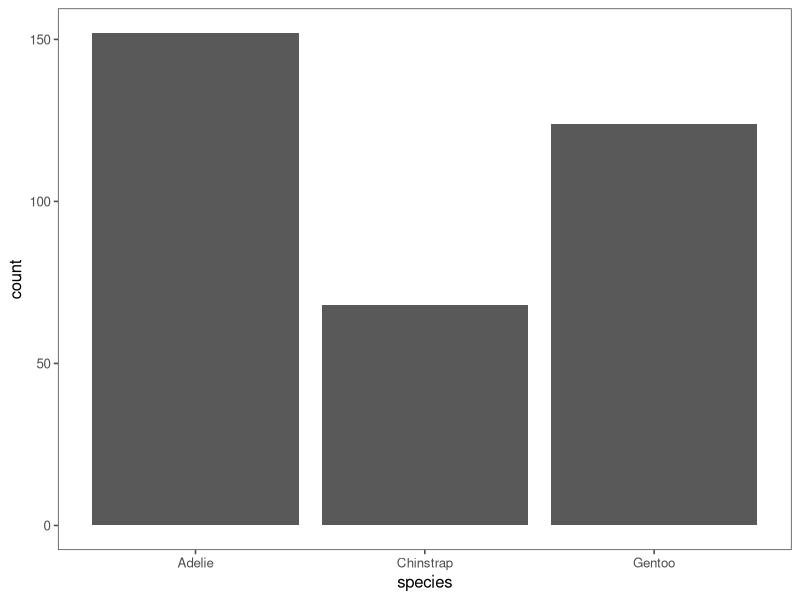
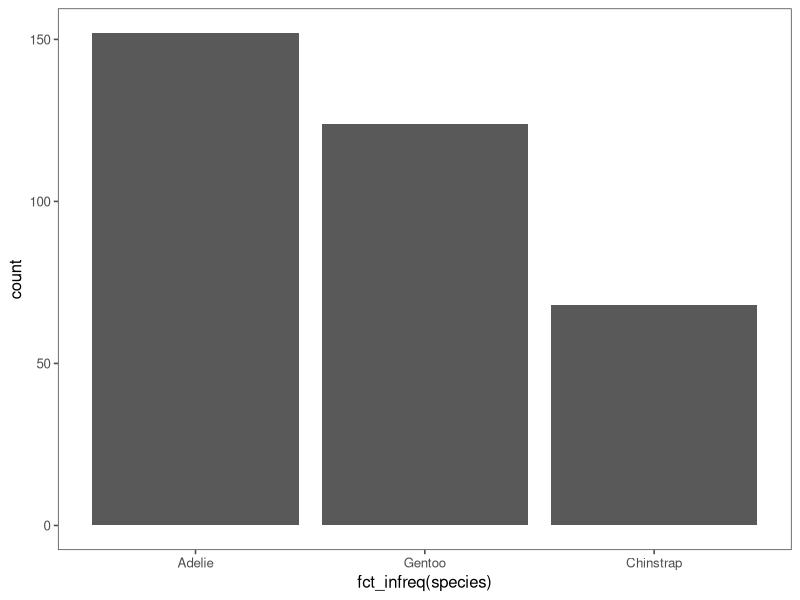
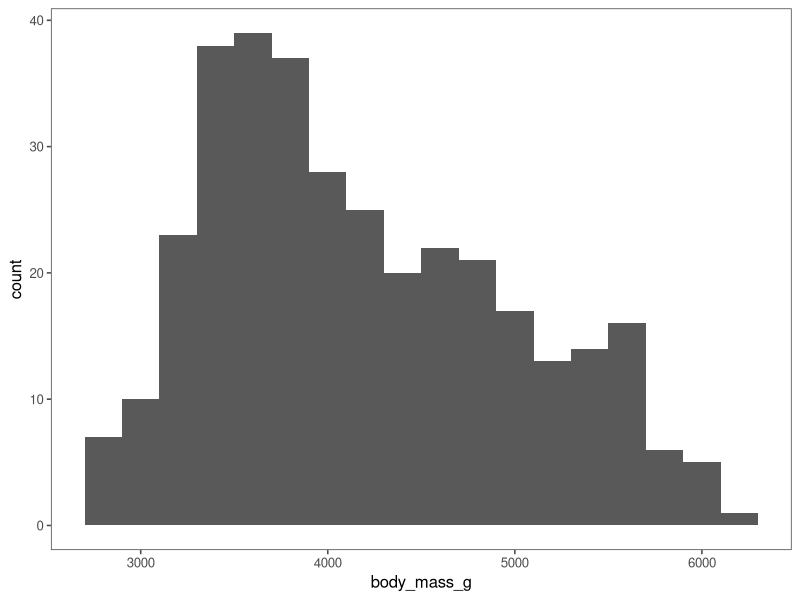
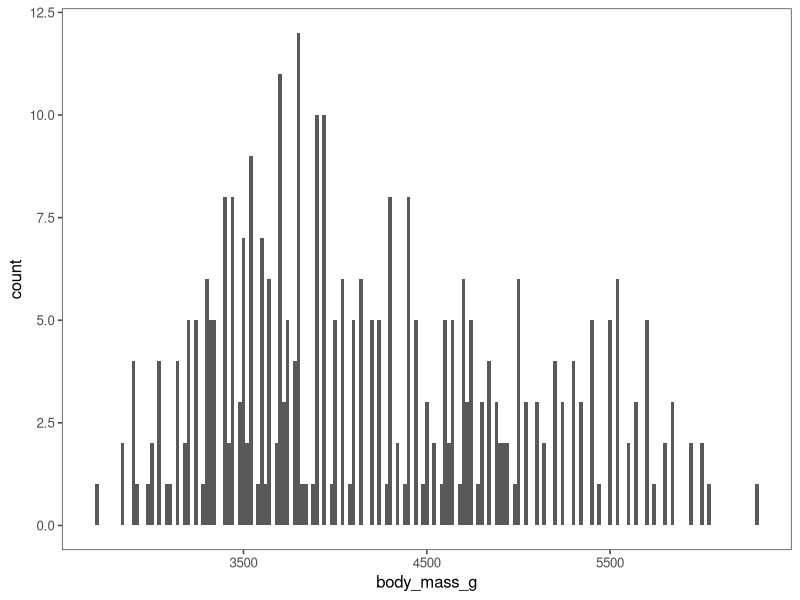
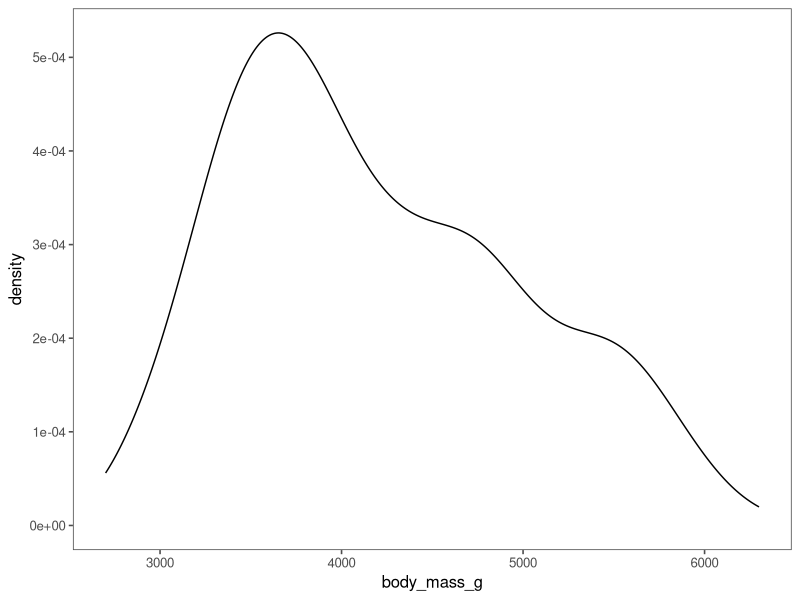
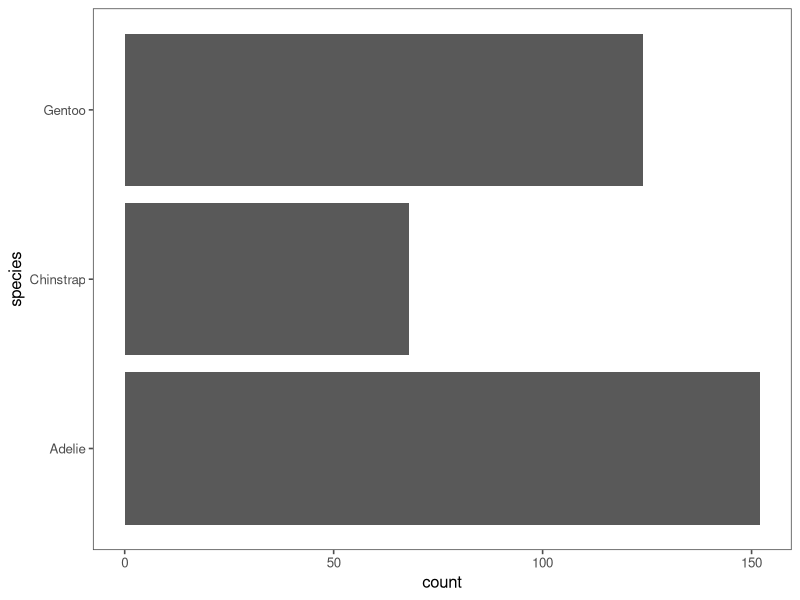
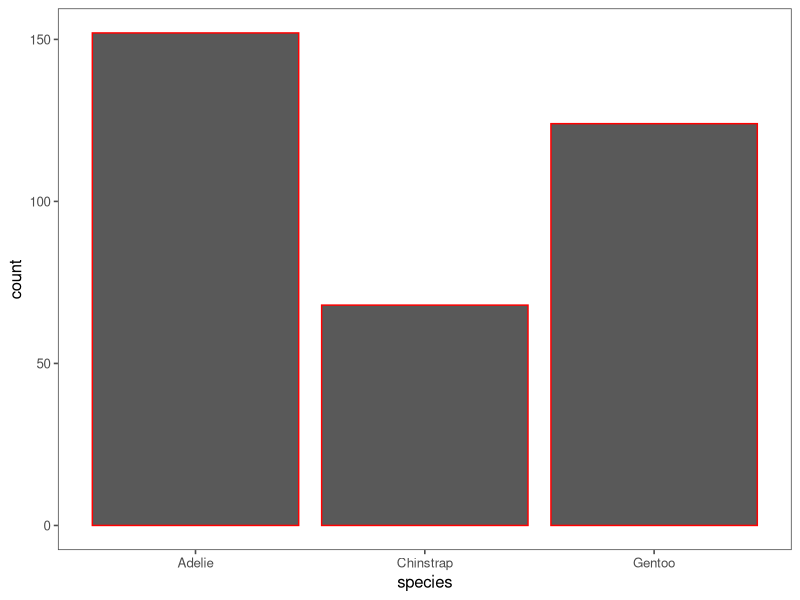
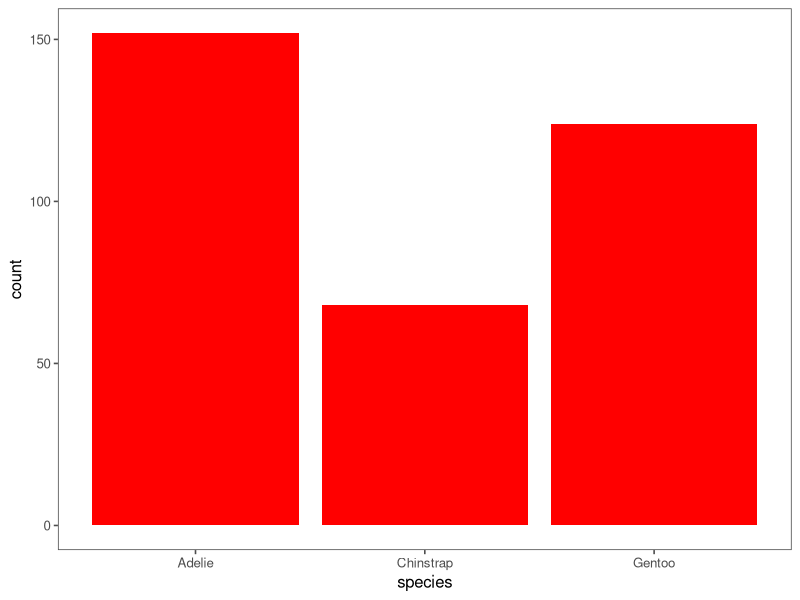

These charts were generated, in order, by the following R code:
## ---- chunk 1
knitr::opts_chunk$set(tidy = TRUE
                  , fig.width = 4, fig.height = 3
                  , fig.align='center')
## ---- chunk 2
library(ggplot2)
library(ggthemes)

cggplot <- function(...) {
  ggplot(...) +
    scale_color_colorblind()
}

theme_set(theme_few())
set.seed(123)
## ---- chunk 3
library(tidyverse)
library(palmerpenguins)
## ---- chunk 4
glimpse(penguins)
## ---- chunk 5
cggplot(penguins, aes(x = species)) +
  geom_bar()
## ---- chunk 6
cggplot(penguins, aes(x = fct_infreq(species))) +
  geom_bar()
## ---- chunk 7
cggplot(penguins, aes(x = body_mass_g)) +
  geom_histogram(binwidth = 200)
## ---- chunk 8
cggplot(penguins, aes(x = body_mass_g)) +
  geom_histogram(binwidth = 20)
## ---- chunk 9
cggplot(penguins, aes(x = body_mass_g)) + geom_density()
## ---- chunk 10
cggplot(penguins, aes(y = species)) + geom_bar()
## ---- chunk 11
species_plot = cggplot(penguins, aes(x = species))

species_plot + geom_bar(color = 'red')
species_plot + geom_bar(fill = 'red')
## ---- chunk 12
carat_plot <- cggplot(diamonds, aes(x = carat))
carat_plot + geom_histogram()
## ---- chunk 13
for (binwidth in 0.7^seq(0,9)) {
  histogram <- carat_plot +
    geom_histogram(binwidth = binwidth) +
    labs(title = paste('binwidth =', binwidth))
  print(histogram)
}
## ---- chunk 14
binwidth <- 0.2
carat_plot +
    geom_histogram(binwidth = binwidth) +
    labs(title = paste('binwidth =', binwidth))
## ---- chunk 15
cggplot(penguins, aes(x = body_mass_g, color = species, fill = species)) +
  geom_density(alpha = 0.5)
## ---- chunk 16
mpg
?mpg
## ---- chunk 17
ggplot(mpg, aes(x = hwy, y = displ)) + geom_point()
ggplot(mpg, aes(x = hwy, y = displ, color = year)) + geom_point()
ggplot(mpg, aes(x = hwy, y = displ, size = year)) + geom_point()
ggplot(mpg, aes(x = hwy, y = displ, color = year, size = year)) + geom_point()
#ggplot(mpg, aes(x = hwy, y = displ, shape = year)) + geom_point()
ggplot(mpg, aes(x = hwy, y = displ, shape = trans)) + geom_point()
## ---- chunk 18
ggplot(
  mpg
  , aes(
    x = hwy
    , y = displ
    )
  ) +
  geom_point(linewidth = year)

ggplot(
  mpg
  , aes(
    x = hwy
    , y = displ
    , linewidth = year
    )
  ) +
  geom_point()
## ---- chunk 19
cggplot(penguins, aes(x = bill_depth_mm, y = bill_length_mm, color = species)) +
  geom_point()
cggplot(penguins, aes(x = bill_depth_mm, y = bill_length_mm, color = species)) +
  geom_point() +
  facet_wrap(~species)
## ---- chunk 20
ggplot(
  data = penguins,
  mapping = aes(
    x = bill_length_mm, y = bill_depth_mm, 
    color = species, shape = species
  )
) +
  geom_point() +
  labs(color = "Species", shape = 'Species')
## ---- chunk 21
ggplot(penguins, aes(x = island, fill = species)) +
  geom_bar(position = "fill")
ggplot(penguins, aes(x = species, fill = island)) +
  geom_bar(position = "fill")
